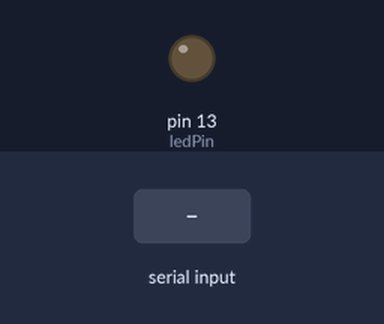
Recording of a sketch running on a simulated Arduino Uno, built with avr-gcc and run on an emulated ATmega328P. Shown: output pins drawn as LEDs (lit = HIGH). Inputs (shaded band) come from the test bench.

Above: at 1.2 s.
1.3 s: "10\n" received over Serial
At 2.1 s:
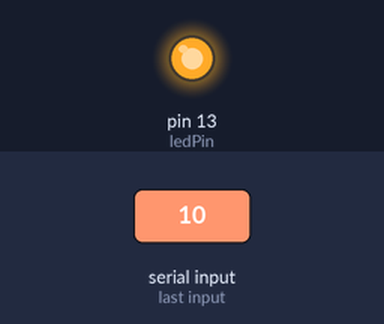
2.8 s: "20\n" received over Serial
At 3.2 s:
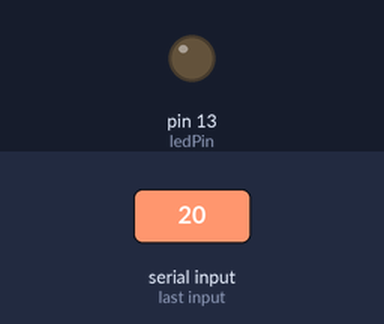
Timing chart, 0 to 5.8 s (numbered marks = the images above; inputs shaded):
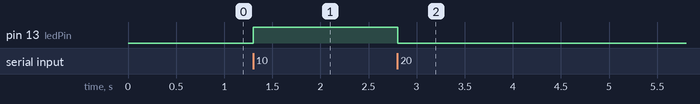

Measured:
- after the input at 1.3 s, pin 13 (ledPin): LOW → HIGH at once
- after the input at 2.8 s, pin 13 (ledPin): HIGH → LOW at once

The sketch:

tamrin4.ino
```cpp
const int ledPin = 13;

void setup() {
  pinMode(ledPin, OUTPUT);
  Serial.begin(9600);
}

void loop() {
  if (Serial.available() > 0) {
   int value = Serial.parseInt();
    if (value == 10) {
      digitalWrite(ledPin, HIGH);
    } else if (value == 20) {
      digitalWrite(ledPin, LOW);
    }
  }
}
```
